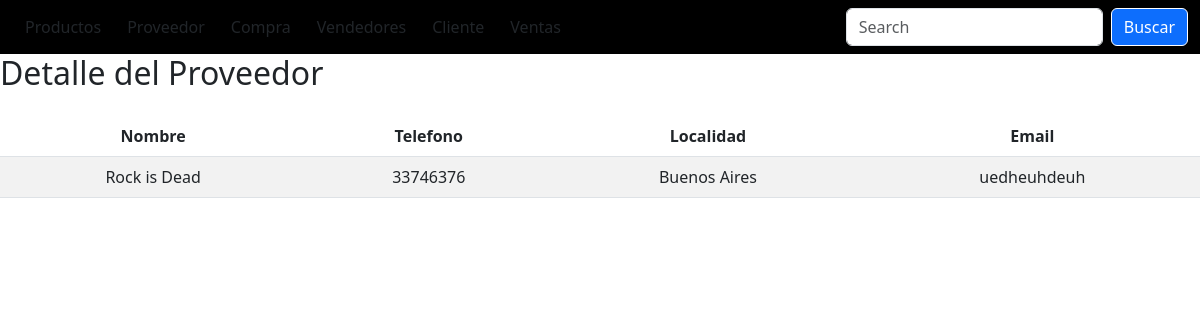
The page /proveedor/proveedor/detalleProveedor/2/ on the database its author committed.
### miAplicacion/models.py (models this page shows, shortened)
class Proveedor(models.Model):
    Nombre = models.CharField (max_length=50, help_text="the publisher description.")
    Telefono = models.IntegerField ( help_text="the publisher talle.")
    Localidad = models.CharField (max_length=50, help_text="the publisher talle.")
    Email = models.CharField (max_length=50, help_text="the publisher description.")

### miAplicacion/views.py (the view)
# urls.py: path('proveedor/proveedor/detalleProveedor/<int:pk>/', views.detalleProveedor, name='detalleProveedor'),
def detalleProveedor(request, pk):
    proveedor = Proveedor.objects.get(id=pk)
    context = {'proveedor': proveedor}
    return render(request, 'detalleProveedor.html', context)

### miProyecto/templates/detalleProveedor.html
{% include 'navbar.html' %}
{% block content %}
<h2>Detalle del Proveedor</h2>
<table id="tabla_proveedor" class='table table-striped'>
    <thead>
        <tr>
            <th>Nombre</th>
            <th>Telefono</th>
            <th>Localidad</th>
            <th>Email</th>
        </tr>
    </thead>
    <tbody>
        <tr>
            <td>{{ proveedor.Nombre}}</a></td>
            <td>{{ proveedor.Telefono}}</a></td>
            <td>{{ proveedor.Localidad}}</a></td>
            <td>{{ proveedor.Email}}</a></td>
        </tr>
    </tbody>
</table>
{% endblock %}

### miProyecto/static/css/styles.css (style rules this page uses)
body { min-height: 100vh; display: flex; flex-direction: column; }
.table.table-striped tr td { color: var(#263409); }

### miProyecto/static/tabla.css (style rules this page uses)
.table { margin:auto; width: 70vw; text-align: center; background-color: var(--color--whitw); padding: var(--card-padding); border-radius: var(--card-border-radius); margin-top: 1rem; box-shadow: var(--box-shadow); justify-content: space-around; gap: 1.4rem; transition: all 0.3s ease; }

### rows shown on the page
Proveedor: Nombre "Rock is Dead", Telefono "33746376", Localidad "Buenos Aires", Email "uedheuhdeuh"
